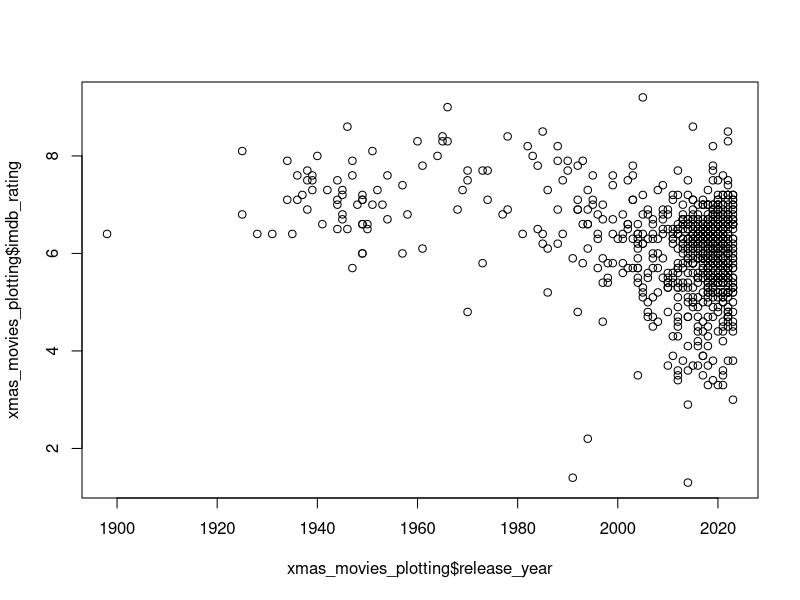
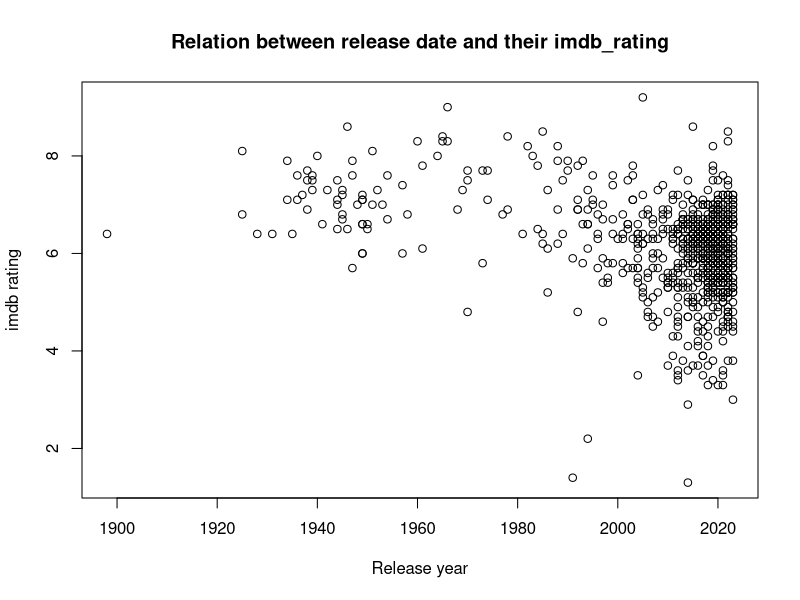
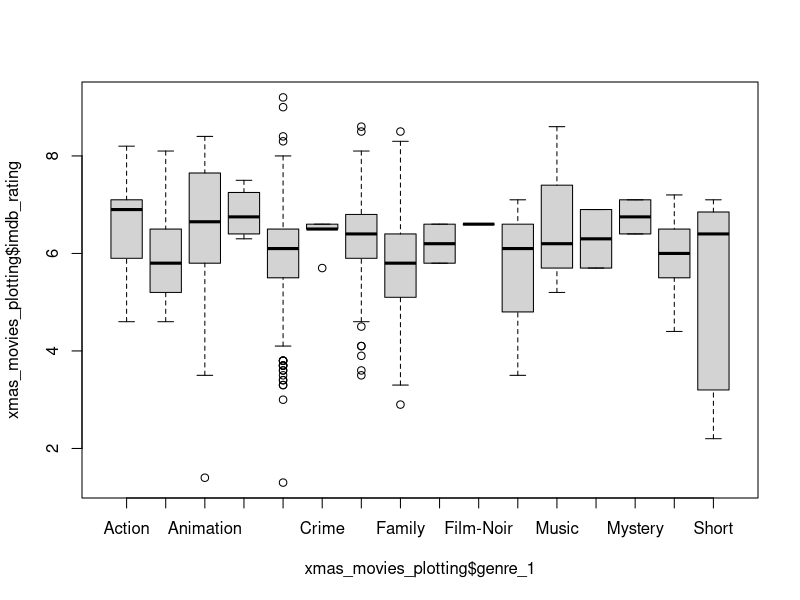
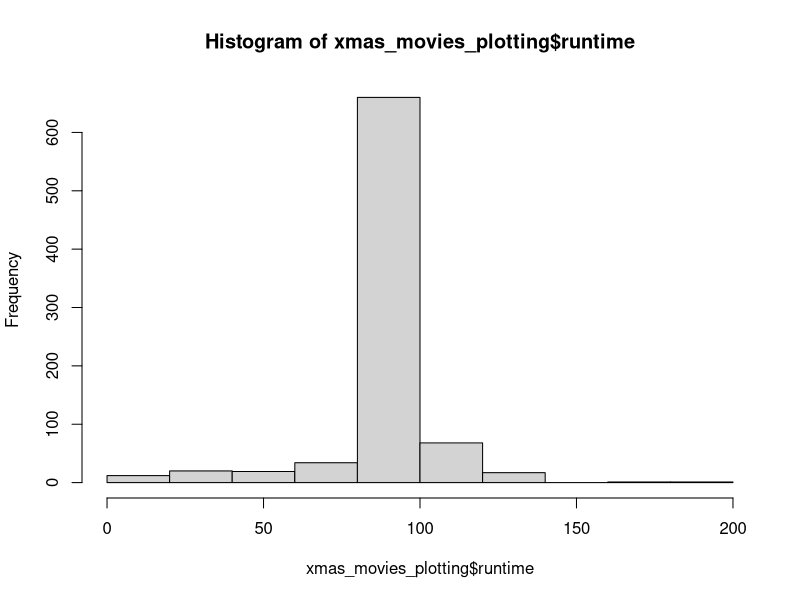
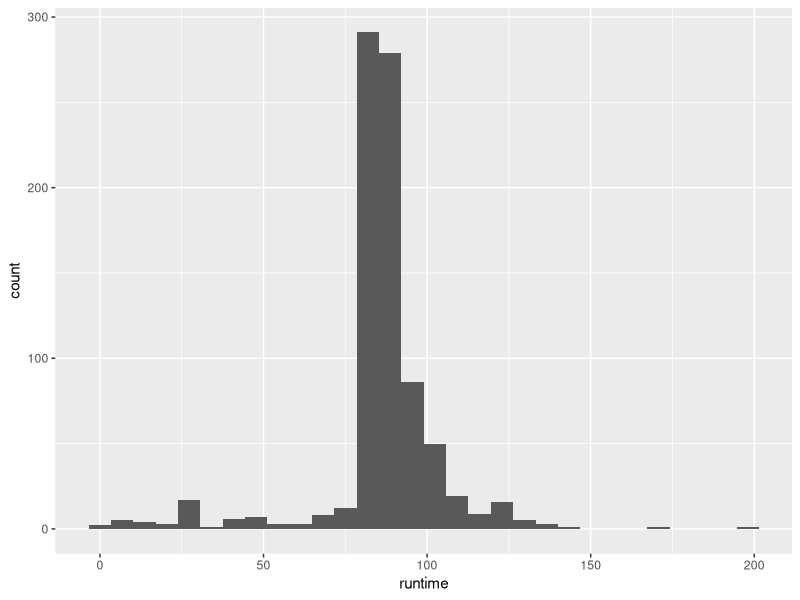

Reproduce these figures in R, in order.
## ---- chunk 1
library(tidyverse)
## ---- chunk 2
xmas_movies_plotting <- read_csv("data/xmas_movies.csv", na = c("NA", "NULL"))
## ---- chunk 3
plot(xmas_movies_plotting$release_year, xmas_movies_plotting$imdb_rating)
## ---- chunk 4
plot(xmas_movies_plotting$release_year, xmas_movies_plotting$imdb_rating, 
     main = "Relation between release date and their imdb_rating",
     xlab = "Release year",
     ylab = "imdb rating")
## ---- chunk 5
boxplot(xmas_movies_plotting$imdb_rating~xmas_movies_plotting$genre_1)
## ---- chunk 6
hist(xmas_movies_plotting$runtime)
## ---- chunk 7
for(i in 1:10){
  temp <- sqrt(i)
  print(temp)
}

## ---- chunk 8
tic <- Sys.time()
for(i in 1:1000){
  temp <- sqrt(i)
  print(temp)
}
toc <- Sys.time()
for_time <- toc - tic
## ---- chunk 9
for_time
## ---- chunk 10
tic <- Sys.time()
sqrt(1:1000)
toc <- Sys.time()
vect_time <- toc - tic
vect_time
## ---- chunk 11
as.numeric(for_time)/as.numeric(vect_time)
## ---- chunk 12
i <- 1
while(i <= 10){
  print(sqrt(i))
  i <- i + 1
}
## ---- chunk 13
xmas_movies_plotting %>% 
  ggplot(aes(x=runtime)) +
  geom_histogram()
